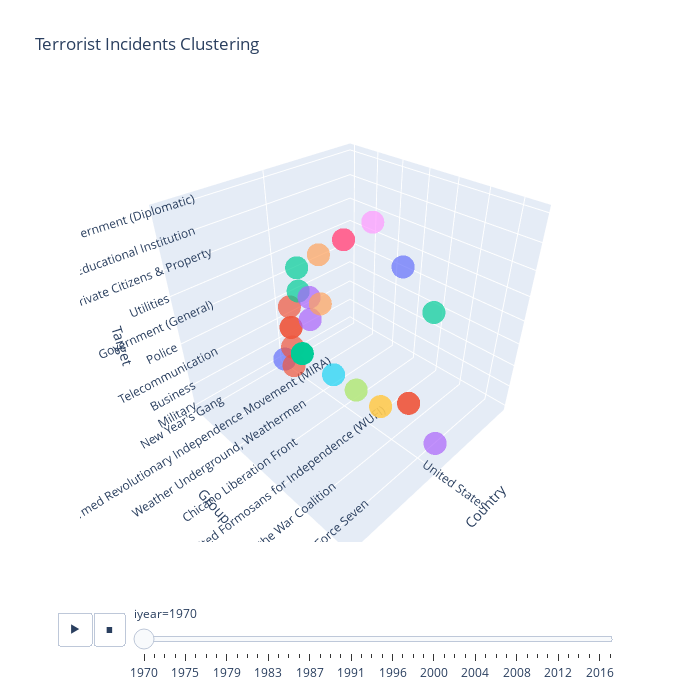

Write notebook code for a chart like this one.
### Markdown cell above
### 3.2.2 3D Visual Cluster

### Code cell
px.scatter_3d(
    df,
    x="country_txt",
    y="gname_txt",
    z="targtype1_txt",
    color="gname_txt",
    symbol="claimed",
    animation_frame="iyear",
    title="Terrorist Incidents Clustering",
    labels={"country_txt": "Country", "gname_txt": "Group", "targtype1_txt" : "Target"},
    opacity=0.7,
).update_layout(
    scene=dict(
        xaxis_title="Country",
        yaxis_title="Group",
        zaxis_title="Target",
    ),
    showlegend=False,
    width=700, height=700,
).show()

### Figure 1 — Plotly figure (JSON) as saved in the notebook; plotly's stock layout.template omitted (floating-point values rounded to 4 significant figures; data arrays with more than 128 entries replaced by an {"elided": "..."} marker saying what was removed)
{"data": [{"hovertemplate": "Group=%{y}<br>claimed=1.0<br>iyear=1970<br>Country=%{x}<br>Target=%{z}<extra></extra>", "legendgroup": "New Year's Gang, 1.0", "marker": {"color": "#636efa", "opacity": 0.7, "symbol": "circle"}, "mode": "markers", "name": "New Year's Gang, 1.0", "scene": "scene", "showlegend": true, "type": "scatter3d", "x": ["United States"], "y": ["New Year's Gang"], "z": ["Military"]}, {"hovertemplate": "Group=%{y}<br>claimed=1.0<br>iyear=1970<br>Country=%{x}<br>Target=%{z}<extra></extra>", "legendgroup": "Armed Commandos of Liberation, 1.0", "marker": {"color": "#EF553B", "opacity": 0.7, "symbol": "circle"}, "mode": "markers", "name": "Armed Commandos of Liberation, 1.0", "scene": "scene", "showlegend": true, "type": "scatter3d", "x": ["United States", "United States", "United States", "United States", "United States"], "y": ["Armed Commandos of Liberation", "Armed Commandos of Liberation", "Armed Commandos of Liberation", "Armed Commandos of Liberation", "Armed Commandos of Liberation"], "z": ["Business", "Military", "Telecommunication", "Telecommunication", "Police"]}, {"hovertemplate": "Group=%{y}<br>claimed=1.0<br>iyear=1970<br>Country=%{x}<br>Target=%{z}<extra></extra>", "legendgroup": "Armed Revolutionary Independence Movement (MIRA), 1.0", "marker": {"color": "#00cc96", "opacity": 0.7, "symbol": "circle"}, "mode": "markers", "name": "Armed Revolutionary Independence Movement (MIRA), 1.0", "scene": "scene", "showlegend": true, "type": "scatter3d", "x": ["United States", "United States", "United States", "United States", "United States", "United States"], "y": ["Armed Revolutionary Independence Movement (MIRA)", "Armed Revolutionary Independence Movement (MIRA)", "Armed Revolutionary Independence Movement (MIRA)", "Armed Revolutionary Independence Movement (MIRA)", "Armed Revolutionary Independence Movement (MIRA)", "Armed Revolutionary Independence Movement (MIRA)"], "z": ["Government (General)", "Utilities", "Business", "Business", "Business", "Business"]}, {"hovertemplate": "Group=%{y}<br>claimed=1.0<br>iyear=1970<br>Country=%{x}<br>Target=%{z}<extra></extra>", "legendgroup": "Left-Wing Militants, 1.0", "marker": {"color": "#ab63fa", "opacity": 0.7, "symbol": "circle"}, "mode": "markers", "name": "Left-Wing Militants, 1.0", "scene": "scene", "showlegend": true, "type": "scatter3d", "x": ["United States", "United States"], "y": ["Left-Wing Militants", "Left-Wing Militants"], "z": ["Government (General)", "Police"]}, {"hovertemplate": "Group=%{y}<br>claimed=1.0<br>iyear=1970<br>Country=%{x}<br>Target=%{z}<extra></extra>", "legendgroup": "Weather Underground, Weathermen, 1.0", "marker": {"color": "#FFA15A", "opacity": 0.7, "symbol": "circle"}, "mode": "markers", "name": "Weather Underground, Weathermen, 1.0", "scene": "scene", "showlegend": true, "type": "scatter3d", "x": ["United States", "United States"], "y": ["Weather Underground, Weathermen", "Weather Underground, Weathermen"], "z": ["Private Citizens & Property", "Government (General)"]}, {"hovertemplate": "Group=%{y}<br>claimed=1.0<br>iyear=1970<br>Country=%{x}<br>Target=%{z}<extra></extra>", "legendgroup": "Revolutionary Force 9, 1.0", "marker": {"color": "#19d3f3", "opacity": 0.7, "symbol": "circle"}, "mode": "markers", "name": "Revolutionary Force 9, 1.0", "scene": "scene", "showlegend": true, "type": "scatter3d", "x": ["United States"], "y": ["Revolutionary Force 9"], "z": ["Business"]}, {"hovertemplate": "Group=%{y}<br>claimed=1.0<br>iyear=1970<br>Country=%{x}<br>Target=%{z}<extra></extra>", "legendgroup": "Chicano Liberation Front, 1.0", "marker": {"color": "#FF6692", "opacity": 0.7, "symbol": "circle"}, "mode": "markers", "name": "Chicano Liberation Front, 1.0", "scene": "scene", "showlegend": true, "type": "scatter3d", "x": ["United States", "United States", "United States", "United States"], "y": ["Chicano Liberation Front", "Chicano Liberation Front", "Chicano Liberation Front", "Chicano Liberation Front"], "z": ["Educational Institution", "Educational Institution", "Educational Institution", "Educational Institution"]}, {"hovertemplate": "Group=%{y}<br>claimed=1.0<br>iyear=1970<br>Country=%{x}<br>Target=%{z}<extra></extra>", "legendgroup": "Puerto Rican Resistance Movement, 1.0", "marker": {"color": "#B6E880", "opacity": 0.7, "symbol": "circle"}, "mode": "markers", "name": "Puerto Rican Resistance Movement, 1.0", "scene": "scene", "showlegend": true, "type": "scatter3d", "x": ["United States", "United States"], "y": ["Puerto Rican Resistance Movement", "Puerto Rican Resistance Movement"], "z": ["Business", "Business"]}, {"hovertemplate": "Group=%{y}<br>claimed=1.0<br>iyear=1970<br>Country=%{x}<br>Target=%{z}<extra></extra>", "legendgroup": "The World United Formosans for Independence (WUFI), 1.0", "marker": {"color": "#FF97FF", "opacity": 0.7, "symbol": "circle"}, "mode": "markers", "name": "The World United Formosans for Independence (WUFI), 1.0", "scene": "scene", "showlegend": true, "type": "scatter3d", "x": ["United States"], "y": ["The World United Formosans for Independence (WUFI)"], "z": ["Government (Diplomatic)"]}, {"hovertemplate": "Group=%{y}<br>claimed=1.0<br>iyear=1970<br>Country=%{x}<br>Target=%{z}<extra></extra>", "legendgroup": "Revolutionary Force 26, 1.0", "marker": {"color": "#FECB52", "opacity": 0.7, "symbol": "circle"}, "mode": "markers", "name": "Revolutionary Force 26, 1.0", "scene": "scene", "showlegend": true, "type": "scatter3d", "x": ["United States", "United States"], "y": ["Revolutionary Force 26", "Revolutionary Force 26"], "z": ["Business", "Business"]}, {"hovertemplate": "Group=%{y}<br>claimed=1.0<br>iyear=1970<br>Country=%{x}<br>Target=%{z}<extra></extra>", "legendgroup": "Stop the War Coalition, 1.0", "marker": {"color": "#636efa", "opacity": 0.7, "symbol": "circle"}, "mode": "markers", "name": "Stop the War Coalition, 1.0", "scene": "scene", "showlegend": true, "type": "scatter3d", "x": ["United States"], "y": ["Stop the War Coalition"], "z": ["Educational Institution"]}, {"hovertemplate": "Group=%{y}<br>claimed=1.0<br>iyear=1970<br>Country=%{x}<br>Target=%{z}<extra></extra>", "legendgroup": "Ku Klux Klan, 1.0", "marker": {"color": "#EF553B", "opacity": 0.7, "symbol": "circle"}, "mode": "markers", "name": "Ku Klux Klan, 1.0", "scene": "scene", "showlegend": true, "type": "scatter3d", "x": ["United States", "United States"], "y": ["Ku Klux Klan", "Ku Klux Klan"], "z": ["Telecommunication", "Telecommunication"]}, {"hovertemplate": "Group=%{y}<br>claimed=1.0<br>iyear=1970<br>Country=%{x}<br>Target=%{z}<extra></extra>", "legendgroup": "Revolutionary Force Seven, 1.0", "marker": {"color": "#00cc96", "opacity": 0.7, "symbol": "circle"}, "mode": "markers", "name": "Revolutionary Force Seven, 1.0", "scene": "scene", "showlegend": true, "type": "scatter3d", "x": ["United States"], "y": ["Revolutionary Force Seven"], "z": ["Private Citizens & Property"]}, {"hovertemplate": "Group=%{y}<br>claimed=1.0<br>iyear=1970<br>Country=%{x}<br>Target=%{z}<extra></extra>", "legendgroup": "Seattle Liberation Front, 1.0", "marker": {"color": "#ab63fa", "opacity": 0.7, "symbol": "circle"}, "mode": "markers", "name": "Seattle Liberation Front, 1.0", "scene": "scene", "showlegend": true, "type": "scatter3d", "x": ["United States"], "y": ["Seattle Liberation Front"], "z": ["Business"]}], "layout": {"height": 700, "legend": {"title": {"text": "Group, claimed"}, "tracegroupgap": 0}, "scene": {"domain": {"x": [0, 1], "y": [0, 1]}, "xaxis": {"title": {"text": "Country"}}, "yaxis": {"categoryarray": {"elided": "247 str values"}, "categoryorder": "array", "title": {"text": "Group"}}, "zaxis": {"title": {"text": "Target"}}}, "showlegend": false, "sliders": [{"active": 0, "currentvalue": {"prefix": "iyear="}, "len": 0.9, "pad": {"b": 10, "t": 60}, "steps": [{"args": [["1970"], {"frame": {"duration": 0, "redraw": true}, "fromcurrent": true, "mode": "immediate", "transition": {"duration": 0, "easing": "linear"}}], "label": "1970", "method": "animate"}, {"args": [["1971"], {"frame": {"duration": 0, "redraw": true}, "fromcurrent": true, "mode": "immediate", "transition": {"duration": 0, "easing": "linear"}}], "label": "1971", "method": "animate"}, {"args": [["1972"], {"frame": {"duration": 0, "redraw": true}, "fromcurrent": true, "mode": "immediate", "transition": {"duration": 0, "easing": "linear"}}], "label": "1972", "method": "animate"}, {"args": [["1974"], {"frame": {"duration": 0, "redraw": true}, "fromcurrent": true, "mode": "immediate", "transition": {"duration": 0, "easing": "linear"}}], "label": "1974", "method": "animate"}, {"args": [["1975"], {"frame": {"duration": 0, "redraw": true}, "fromcurrent": true, "mode": "immediate", "transition": {"duration": 0, "easing": "linear"}}], "label": "1975", "method": "animate"}, {"args": [["1976"], {"frame": {"duration": 0, "redraw": true}, "fromcurrent": true, "mode": "immediate", "transition": {"duration": 0, "easing": "linear"}}], "label": "1976", "method": "animate"}, {"args": [["1977"], {"frame": {"duration": 0, "redraw": true}, "fromcurrent": true, "mode": "immediate", "transition": {"duration": 0, "easing": "linear"}}], "label": "1977", "method": "animate"}, {"args": [["1978"], {"frame": {"duration": 0, "redraw": true}, "fromcurrent": true, "mode": "immediate", "transition": {"duration": 0, "easing": "linear"}}], "label": "1978", "method": "animate"}, {"args": [["1979"], {"frame": {"duration": 0, "redraw": true}, "fromcurrent": true, "mode": "immediate", "transition": {"duration": 0, "easing": "linear"}}], "label": "1979", "method": "animate"}, {"args": [["1980"], {"frame": {"duration": 0, "redraw": true}, "fromcurrent": true, "mode": "immediate", "transition": {"duration": 0, "easing": "linear"}}], "label": "1980", "method": "animate"}, {"args": [["1981"], {"frame": {"duration": 0, "redraw": true}, "fromcurrent": true, "mode": "immediate", "transition": {"duration": 0, "easing": "linear"}}], "label": "1981", "method": "animate"}, {"args": [["1982"], {"frame": {"duration": 0, "redraw": true}, "fromcurrent": true, "mode": "immediate", "transition": {"duration": 0, "easing": "linear"}}], "label": "1982", "method": "animate"}, {"args": [["1983"], {"frame": {"duration": 0, "redraw": true}, "fromcurrent": true, "mode": "immediate", "transition": {"duration": 0, "easing": "linear"}}], "label": "1983", "method": "animate"}, {"args": [["1984"], {"frame": {"duration": 0, "redraw": true}, "fromcurrent": true, "mode": "immediate", "transition": {"duration": 0, "easing": "linear"}}], "label": "1984", "method": "animate"}, {"args": [["1985"], {"frame": {"duration": 0, "redraw": true}, "fromcurrent": true, "mode": "immediate", "transition": {"duration": 0, "easing": "linear"}}], "label": "1985", "method": "animate"}, {"args": [["1986"], {"frame": {"duration": 0, "redraw": true}, "fromcurrent": true, "mode": "immediate", "transition": {"duration": 0, "easing": "linear"}}], "label": "1986", "method": "animate"}, {"args": [["1987"], {"frame": {"duration": 0, "redraw": true}, "fromcurrent": true, "mode": "immediate", "transition": {"duration": 0, "easing": "linear"}}], "label": "1987", "method": "animate"}, {"args": [["1988"], {"frame": {"duration": 0, "redraw": true}, "fromcurrent": true, "mode": "immediate", "transition": {"duration": 0, "easing": "linear"}}], "label": "1988", "method": "animate"}, {"args": [["1989"], {"frame": {"duration": 0, "redraw": true}, "fromcurrent": true, "mode": "immediate", "transition": {"duration": 0, "easing": "linear"}}], "label": "1989", "method": "animate"}, {"args": [["1990"], {"frame": {"duration": 0, "redraw": true}, "fromcurrent": true, "mode": "immediate", "transition": {"duration": 0, "easing": "linear"}}], "label": "1990", "method": "animate"}, {"args": [["1991"], {"frame": {"duration": 0, "redraw": true}, "fromcurrent": true, "mode": "immediate", "transition": {"duration": 0, "easing": "linear"}}], "label": "1991", "method": "animate"}, {"args": [["1992"], {"frame": {"duration": 0, "redraw": true}, "fromcurrent": true, "mode": "immediate", "transition": {"duration": 0, "easing": "linear"}}], "label": "1992", "method": "animate"}, {"args": [["1994"], {"frame": {"duration": 0, "redraw": true}, "fromcurrent": true, "mode": "immediate", "transition": {"duration": 0, "easing": "linear"}}], "label": "1994", "method": "animate"}, {"args": [["1995"], {"frame": {"duration": 0, "redraw": true}, "fromcurrent": true, "mode": "immediate", "transition": {"duration": 0, "easing": "linear"}}], "label": "1995", "method": "animate"}, {"args": [["1996"], {"frame": {"duration": 0, "redraw": true}, "fromcurrent": true, "mode": "immediate", "transition": {"duration": 0, "easing": "linear"}}], "label": "1996", "method": "animate"}, {"args": [["1997"], {"frame": {"duration": 0, "redraw": true}, "fromcurrent": true, "mode": "immediate", "transition": {"duration": 0, "easing": "linear"}}], "label": "1997", "method": "animate"}, {"args": [["1998"], {"frame": {"duration": 0, "redraw": true}, "fromcurrent": true, "mode": "immediate", "transition": {"duration": 0, "easing": "linear"}}], "label": "1998", "method": "animate"}, {"args": [["1999"], {"frame": {"duration": 0, "redraw": true}, "fromcurrent": true, "mode": "immediate", "transition": {"duration": 0, "easing": "linear"}}], "label": "1999", "method": "animate"}, {"args": [["2000"], {"frame": {"duration": 0, "redraw": true}, "fromcurrent": true, "mode": "immediate", "transition": {"duration": 0, "easing": "linear"}}], "label": "2000", "method": "animate"}, {"args": [["2001"], {"frame": {"duration": 0, "redraw": true}, "fromcurrent": true, "mode": "immediate", "transition": {"duration": 0, "easing": "linear"}}], "label": "2001", "method": "animate"}, {"args": [["2002"], {"frame": {"duration": 0, "redraw": true}, "fromcurrent": true, "mode": "immediate", "transition": {"duration": 0, "easing": "linear"}}], "label": "2002", "method": "animate"}, {"args": [["2003"], {"frame": {"duration": 0, "redraw": true}, "fromcurrent": true, "mode": "immediate", "transition": {"duration": 0, "easing": "linear"}}], "label": "2003", "method": "animate"}, {"args": [["2004"], {"frame": {"duration": 0, "redraw": true}, "fromcurrent": true, "mode": "immediate", "transition": {"duration": 0, "easing": "linear"}}], "label": "2004", "method": "animate"}, {"args": [["2005"], {"frame": {"duration": 0, "redraw": true}, "fromcurrent": true, "mode": "immediate", "transition": {"duration": 0, "easing": "linear"}}], "label": "2005", "method": "animate"}, {"args": [["2006"], {"frame": {"duration": 0, "redraw": true}, "fromcurrent": true, "mode": "immediate", "transition": {"duration": 0, "easing": "linear"}}], "label": "2006", "method": "animate"}, {"args": [["2007"], {"frame": {"duration": 0, "redraw": true}, "fromcurrent": true, "mode": "immediate", "transition": {"duration": 0, "easing": "linear"}}], "label": "2007", "method": "animate"}, {"args": [["2008"], {"frame": {"duration": 0, "redraw": true}, "fromcurrent": true, "mode": "immediate", "transition": {"duration": 0, "easing": "linear"}}], "label": "2008", "method": "animate"}, {"args": [["2009"], {"frame": {"duration": 0, "redraw": true}, "fromcurrent": true, "mode": "immediate", "transition": {"duration": 0, "easing": "linear"}}], "label": "2009", "method": "animate"}, {"args": [["2010"], {"frame": {"duration": 0, "redraw": true}, "fromcurrent": true, "mode": "immediate", "transition": {"duration": 0, "easing": "linear"}}], "label": "2010", "method": "animate"}, {"args": [["2011"], {"frame": {"duration": 0, "redraw": true}, "fromcurrent": true, "mode": "immediate", "transition": {"duration": 0, "easing": "linear"}}], "label": "2011", "method": "animate"}, {"args": [["2012"], {"frame": {"duration": 0, "redraw": true}, "fromcurrent": true, "mode": "immediate", "transition": {"duration": 0, "easing": "linear"}}], "label": "2012", "method": "animate"}, {"args": [["2013"], {"frame": {"duration": 0, "redraw": true}, "fromcurrent": true, "mode": "immediate", "transition": {"duration": 0, "easing": "linear"}}], "label": "2013", "method": "animate"}, {"args": [["2014"], {"frame": {"duration": 0, "redraw": true}, "fromcurrent": true, "mode": "immediate", "transition": {"duration": 0, "easing": "linear"}}], "label": "2014", "method": "animate"}, {"args": [["2015"], {"frame": {"duration": 0, "redraw": true}, "fromcurrent": true, "mode": "immediate", "transition": {"duration": 0, "easing": "linear"}}], "label": "2015", "method": "animate"}, {"args": [["2016"], {"frame": {"duration": 0, "redraw": true}, "fromcurrent": true, "mode": "immediate", "transition": {"duration": 0, "easing": "linear"}}], "label": "2016", "method": "animate"}, {"args": [["2017"], {"frame": {"duration": 0, "redraw": true}, "fromcurrent": true, "mode": "immediate", "transition": {"duration": 0, "easing": "linear"}}], "label": "2017", "method": "animate"}], "x": 0.1, "xanchor": "left", "y": 0, "yanchor": "top"}], "title": {"text": "Terrorist Incidents Clustering"}, "updatemenus": [{"buttons": [{"args": [null, {"frame": {"duration": 500, "redraw": true}, "fromcurrent": true, "mode": "immediate", "transition": {"duration": 500, "easing": "linear"}}], "label": "&#9654;", "method": "animate"}, {"args": [[null], {"frame": {"duration": 0, "redraw": true}, "fromcurrent": true, "mode": "immediate", "transition": {"duration": 0, "easing": "linear"}}], "label": "&#9724;", "method": "animate"}], "direction": "left", "pad": {"r": 10, "t": 70}, "showactive": false, "type": "buttons", "x": 0.1, "xanchor": "right", "y": 0, "yanchor": "top"}], "width": 700}}
